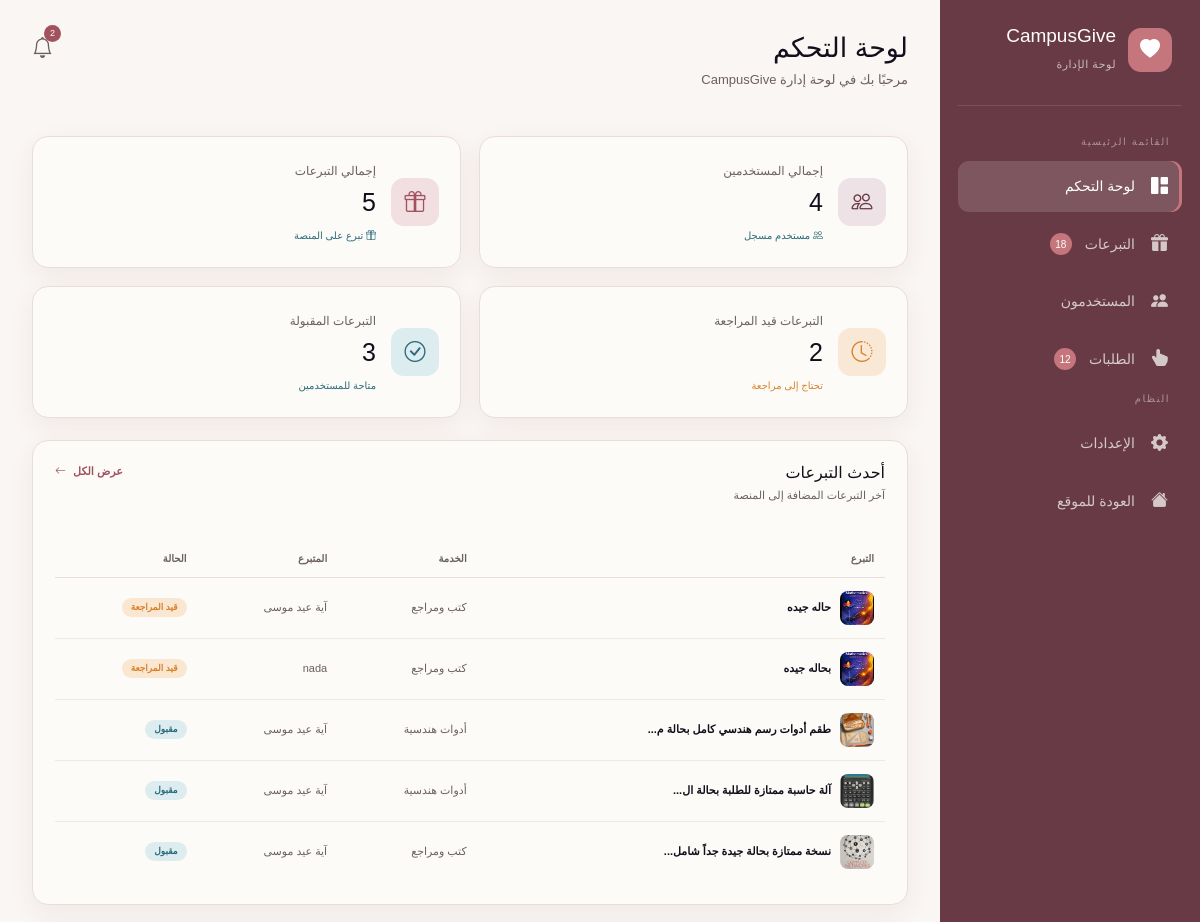
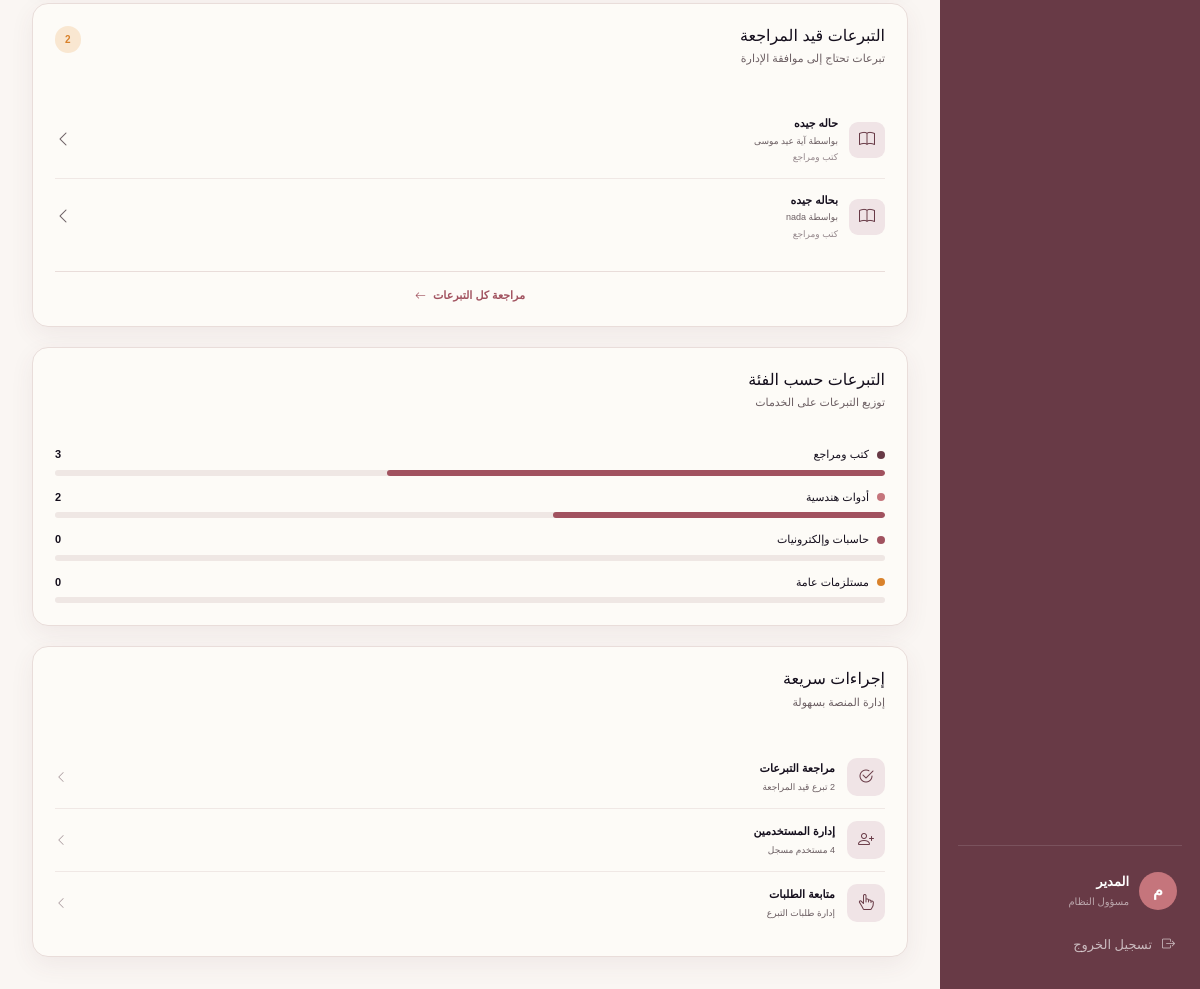
Screenshot of /admin/dashboard.php with the database file from the repository (2 pictures, top to bottom).
### tables this page shows
CREATE TABLE `donations` (
  `id` int(11) NOT NULL,
  `user_id` int(11) NOT NULL,
  `title` varchar(255) NOT NULL,
  `category` varchar(100) DEFAULT NULL,
  `college_name` varchar(150) DEFAULT NULL,
  `location` varchar(150) DEFAULT NULL,
  `image` varchar(255) DEFAULT NULL,
  `description` text DEFAULT NULL,
  `status` enum('pending','approved','reserved','completed') DEFAULT 'pending',
  `created_at` timestamp NOT NULL DEFAULT current_timestamp()
);

CREATE TABLE `users` (
  `id` int(11) NOT NULL,
  `fullname` varchar(150) NOT NULL,
  `email` varchar(150) NOT NULL,
  `phone` varchar(20) DEFAULT NULL,
  `password` varchar(255) NOT NULL,
  `role` enum('user','admin') DEFAULT 'user',
  `created_at` timestamp NOT NULL DEFAULT current_timestamp()
);

### admin/dashboard.php (the view, shortened to what the rows shown need)
<?php
require_once "../includes/db.php";
$stmt = $conn->query("SELECT COUNT(*) FROM users");
$totalUsers = $stmt->fetchColumn();
$stmt = $conn->query("SELECT COUNT(*) FROM donations");
$totalDonations = $stmt->fetchColumn();
$stmt = $conn->query("
    SELECT COUNT(*)
    FROM donations
    WHERE status = 'pending'
");
$pendingDonations = $stmt->fetchColumn();
$stmt = $conn->query("
    SELECT COUNT(*)
    FROM donations
    WHERE status = 'approved'
");
$approvedDonations = $stmt->fetchColumn();
$stmt = $conn->query("
    SELECT
        donations.id,
        donations.category,
        donations.description,
        donations.image,
        donations.status,
        users.fullname
    FROM donations
    INNER JOIN users
        ON donations.user_id = users.id
    ORDER BY donations.id DESC
    LIMIT 5
");
$recentDonations = $stmt->fetchAll();
$stmt = $conn->query("
    SELECT
        donations.id,
        donations.category,
        donations.description,
        users.fullname
    FROM donations
    INNER JOIN users
        ON donations.user_id = users.id
    WHERE donations.status = 'pending'
    ORDER BY donations.id DESC
    LIMIT 3
");
$pendingList = $stmt->fetchAll();
include "includes/admin-header.php";
include "includes/sidebar.php";
?>
<main class="admin-main">
    <header class="admin-topbar">
        <div>
            <div class="topbar-title">
                <div>
                    <h1>لوحة التحكم</h1>
                </div>
            </div>
        </div>
    </header>
    <section class="stats-grid">
        <div class="stat-card">
            <div>
                <h2>
                    <?= $totalUsers ?>
                </h2>
            </div>
        </div>
        <div class="stat-card">
            <div>
                <h2>
                    <?= $totalDonations ?>
                </h2>
            </div>
        </div>
        <div class="stat-card">
            <div>
                <h2>
                    <?= $pendingDonations ?>
                </h2>
            </div>
        </div>
        <div class="stat-card">
            <div>
                <h2>
                    <?= $approvedDonations ?>
                </h2>
            </div>
        </div>
    </section>
    <section class="dashboard-grid">
        <div class="dashboard-card large-card">
            <div class="table-container">
                <table class="admin-table">
                    <thead>
                        <tr>
                            <th>
                                التبرع
                            </th>
                            <th>
                                الخدمة
                            </th>
                            <th>
                                المتبرع
                            </th>
                            <th>
                                الحالة
                            </th>
                        </tr>
                    </thead>
                    <tbody>
                        <?php if (count($recentDonations) > 0): ?>
                            <?php foreach ($recentDonations as $donation): ?>
                                <?php
                                switch ($donation['category']) {
                                    case "كتب ومراجع":
                                        $icon = "bi-book";
                                        break;
                                    case "أدوات هندسية":
                                        $icon = "bi-tools";
                                        break;
                                }
                                switch ($donation['status']) {
                                    case "approved":
                                        $statusText = "مقبول";
                                        $statusClass = "approved";
                                        break;
                                    default:
                                        $statusText = "قيد المراجعة";
                                        $statusClass = "pending";
                                }
                                ?>
                                <tr>
                                    <td>
                                        <div class="donation-name">
                                            <div class="donation-img">
                                                <?php if (!empty($donation['image'])): ?>
                                                    <img src="../uploads/donations/<?= htmlspecialchars($donation['image']) ?>"
                                                        alt="صورة التبرع" style="
                                                            width:100%;
                                                            height:100%;
                                                            object-fit:cover;
                                                            border-radius:8px;
                                                        ">
                                                <?php else: ?>
                                                    <i class="bi <?= $icon ?>"></i>
                                                <?php endif; ?>
                                            </div>
                                            <strong>
                                                <?= htmlspecialchars(
                                                    mb_strimwidth(
                                                        $donation['description'],
                                                        0,
                                                        35,
                                                        "..."
                                                    )
                                                ) ?>
                                            </strong>
                                        </div>
                                    </td>
                                    <td>
                                        <?= htmlspecialchars(
                                            $donation['category']
                                        ) ?>
                                    </td>
                                    <td>
                                        <?= htmlspecialchars(
                                            $donation['fullname']
                                        ) ?>
                                    </td>
                                    <td>
                                        <span class="badge <?= $statusClass ?>">
                                            <?= $statusText ?>
                                        </span>
                                    </td>
                                </tr>
                            <?php endforeach; ?>
                        <?php endif; ?>
                    </tbody>
                </table>
            </div>
        </div>
        <div class="dashboard-card">
            <div class="approval-list">
                <?php if (count($pendingList) > 0): ?>
                    <?php foreach ($pendingList as $donation): ?>
                        <?php
                        switch ($donation['category']) {
                            case "كتب ومراجع":
                                $icon = "bi-book";
                                break;
                        }
                        ?>
                        <div class="approval-item">
                            <div class="approval-icon">
                                <i class="bi <?= $icon ?>"></i>
                            </div>
                            <div class="approval-content">
                                <strong>
                                    <?= htmlspecialchars(
                                        mb_strimwidth(
                                            $donation['description'],
                                            0,
                                            25,
                                            "..."
                                        )
                                    ) ?>
                                </strong>
                                <span>
                                    بواسطة
                                    <?= htmlspecialchars(
                                        $donation['fullname']
                                    ) ?>
                                </span>
                                <small>
                                    <?= htmlspecialchars(
                                        $donation['category']
                                    ) ?>
                                </small>
                            </div>
                            <a href="donations.php?id=<?= $donation['id'] ?>" class="more-btn" title="عرض التفاصيل">
                                <i class="bi bi-chevron-left"></i>
                            </a>
                        </div>
                    <?php endforeach; ?>
                <?php endif; ?>
            </div>
        </div>
    </section>
</main>
<?php include "includes/admin-footer.php"; ?>

### rows the page displays
donations: image (picture), description "حاله جيده", category "كتب ومراجع", user.fullname "آية عيد موسى", status "قيد المراجعة"
donations: image (picture), description "بحاله جيده", category "كتب ومراجع", user.fullname "nada", status "قيد المراجعة"
donations: image (picture), description "طقم أدوات رسم هندسي كامل بحالة م...", category "أدوات هندسية", user.fullname "آية عيد موسى", status "مقبول"
donations: image (picture), description "آلة حاسبة ممتازة للطلبة بحالة ال...", category "أدوات هندسية", user.fullname "آية عيد موسى", status "مقبول"
donations: image (picture), description "نسخة ممتازة بحالة جيدة جداً شامل...", category "كتب ومراجع", user.fullname "آية عيد موسى", status "مقبول"

### other values shown
$pendingDonations "2"
$totalUsers "4"
$totalDonations "5"
$approvedDonations "3"
$categoryCounts["كتب ومراجع"] "3"
$categoryCounts["أدوات هندسية"] "2"
$categoryCounts["حاسبات وإلكترونيات"] "0"
$categoryCounts["مستلزمات عامة"] "0"
